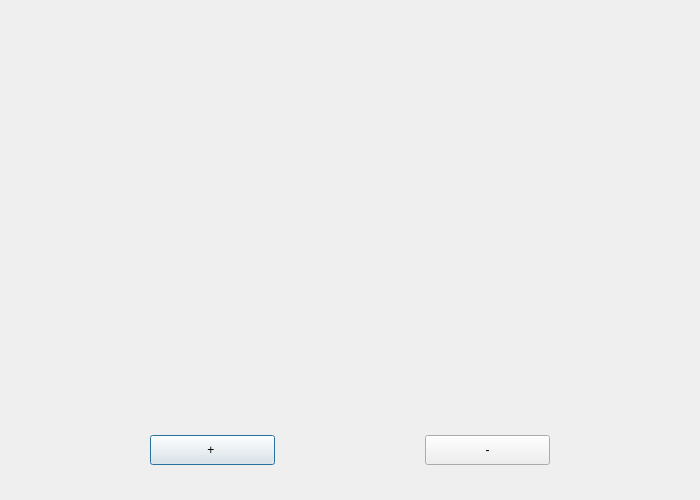
<?xml version="1.0" encoding="UTF-8"?>
<ui version="4.0">
 <class>MD_Two</class>
 <widget class="QDialog" name="MD_Two">
  <property name="geometry">
   <rect>
    <x>0</x>
    <y>0</y>
    <width>700</width>
    <height>500</height>
   </rect>
  </property>
  <property name="windowTitle">
   <string>Dialog</string>
  </property>
  <widget class="QLabel" name="label">
   <property name="geometry">
    <rect>
     <x>0</x>
     <y>0</y>
     <width>700</width>
     <height>400</height>
    </rect>
   </property>
   <property name="text">
    <string/>
   </property>
   <property name="pixmap">
    <pixmap>MD2.png</pixmap>
   </property>
   <property name="scaledContents">
    <bool>true</bool>
   </property>
  </widget>
  <widget class="QPushButton" name="zoomIn">
   <property name="geometry">
    <rect>
     <x>150</x>
     <y>435</y>
     <width>125</width>
     <height>30</height>
    </rect>
   </property>
   <property name="text">
    <string>+ </string>
   </property>
  </widget>
  <widget class="QPushButton" name="zoomOut">
   <property name="geometry">
    <rect>
     <x>425</x>
     <y>435</y>
     <width>125</width>
     <height>30</height>
    </rect>
   </property>
   <property name="text">
    <string>-</string>
   </property>
  </widget>
 </widget>
 <resources/>
 <connections>
  <connection>
   <sender>zoomIn</sender>
   <signal>pressed()</signal>
   <receiver>MD_Two</receiver>
   <slot>showMaximized()</slot>
   <hints>
    <hint type="sourcelabel">
     <x>276</x>
     <y>433</y>
    </hint>
    <hint type="destinationlabel">
     <x>308</x>
     <y>238</y>
    </hint>
   </hints>
  </connection>
  <connection>
   <sender>zoomOut</sender>
   <signal>pressed()</signal>
   <receiver>MD_Two</receiver>
   <slot>showNormal()</slot>
   <hints>
    <hint type="sourcelabel">
     <x>446</x>
     <y>433</y>
    </hint>
    <hint type="destinationlabel">
     <x>308</x>
     <y>238</y>
    </hint>
   </hints>
  </connection>
 </connections>
</ui>
